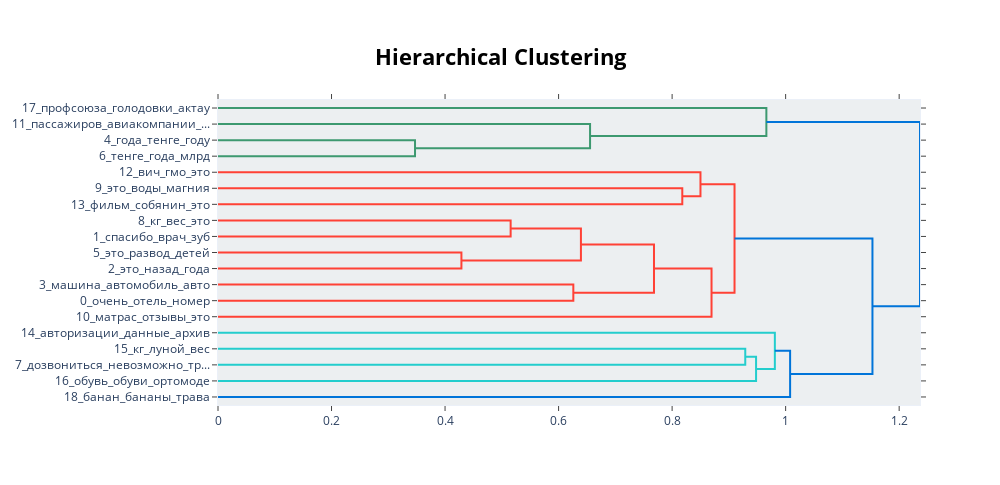

Source (notebook cell):
### Code cell
topic_model.visualize_hierarchy()

### Figure 1 — Plotly figure (JSON) as saved in the notebook; plotly's stock layout.template omitted (floating-point values rounded to 4 significant figures)
{"data": [{"hoverinfo": "text", "marker": {"color": "rgb(61,153,112)"}, "mode": "lines", "type": "scatter", "x": [0, 0.3471, 0.3471, 0], "xaxis": "x", "y": [-25, -25, -35, -35], "yaxis": "y"}, {"hoverinfo": "text", "marker": {"color": "rgb(61,153,112)"}, "mode": "lines", "type": "scatter", "x": [0, 0.6555, 0.6555, 0.3471], "xaxis": "x", "y": [-15, -15, -30, -30], "yaxis": "y"}, {"hoverinfo": "text", "marker": {"color": "rgb(61,153,112)"}, "mode": "lines", "type": "scatter", "x": [0, 0.9661, 0.9661, 0.6555], "xaxis": "x", "y": [-5, -5, -22.5, -22.5], "yaxis": "y"}, {"hoverinfo": "text", "marker": {"color": "rgb(255,65,54)"}, "mode": "lines", "type": "scatter", "x": [0, 0.8179, 0.8179, 0], "xaxis": "x", "y": [-55, -55, -65, -65], "yaxis": "y"}, {"hoverinfo": "text", "marker": {"color": "rgb(255,65,54)"}, "mode": "lines", "type": "scatter", "x": [0, 0.85, 0.85, 0.8179], "xaxis": "x", "y": [-45, -45, -60, -60], "yaxis": "y"}, {"hoverinfo": "text", "marker": {"color": "rgb(255,65,54)"}, "mode": "lines", "type": "scatter", "x": [0, 0.5155, 0.5155, 0], "xaxis": "x", "y": [-75, -75, -85, -85], "yaxis": "y"}, {"hoverinfo": "text", "marker": {"color": "rgb(255,65,54)"}, "mode": "lines", "type": "scatter", "x": [0, 0.4288, 0.4288, 0], "xaxis": "x", "y": [-95, -95, -105, -105], "yaxis": "y"}, {"hoverinfo": "text", "marker": {"color": "rgb(255,65,54)"}, "mode": "lines", "type": "scatter", "x": [0.5155, 0.6394, 0.6394, 0.4288], "xaxis": "x", "y": [-80, -80, -100, -100], "yaxis": "y"}, {"hoverinfo": "text", "marker": {"color": "rgb(255,65,54)"}, "mode": "lines", "type": "scatter", "x": [0, 0.626, 0.626, 0], "xaxis": "x", "y": [-115, -115, -125, -125], "yaxis": "y"}, {"hoverinfo": "text", "marker": {"color": "rgb(255,65,54)"}, "mode": "lines", "type": "scatter", "x": [0.6394, 0.7681, 0.7681, 0.626], "xaxis": "x", "y": [-90, -90, -120, -120], "yaxis": "y"}, {"hoverinfo": "text", "marker": {"color": "rgb(255,65,54)"}, "mode": "lines", "type": "scatter", "x": [0.7681, 0.8695, 0.8695, 0], "xaxis": "x", "y": [-105, -105, -135, -135], "yaxis": "y"}, {"hoverinfo": "text", "marker": {"color": "rgb(255,65,54)"}, "mode": "lines", "type": "scatter", "x": [0.85, 0.91, 0.91, 0.8695], "xaxis": "x", "y": [-52.5, -52.5, -120, -120], "yaxis": "y"}, {"hoverinfo": "text", "marker": {"color": "rgb(35,205,205)"}, "mode": "lines", "type": "scatter", "x": [0, 0.9289, 0.9289, 0], "xaxis": "x", "y": [-155, -155, -165, -165], "yaxis": "y"}, {"hoverinfo": "text", "marker": {"color": "rgb(35,205,205)"}, "mode": "lines", "type": "scatter", "x": [0.9289, 0.9479, 0.9479, 0], "xaxis": "x", "y": [-160, -160, -175, -175], "yaxis": "y"}, {"hoverinfo": "text", "marker": {"color": "rgb(35,205,205)"}, "mode": "lines", "type": "scatter", "x": [0, 0.981, 0.981, 0.9479], "xaxis": "x", "y": [-145, -145, -167.5, -167.5], "yaxis": "y"}, {"hoverinfo": "text", "marker": {"color": "rgb(0,116,217)"}, "mode": "lines", "type": "scatter", "x": [0.981, 1.008, 1.008, 0], "xaxis": "x", "y": [-156.2, -156.2, -185, -185], "yaxis": "y"}, {"hoverinfo": "text", "marker": {"color": "rgb(0,116,217)"}, "mode": "lines", "type": "scatter", "x": [0.91, 1.153, 1.153, 1.008], "xaxis": "x", "y": [-86.25, -86.25, -170.6, -170.6], "yaxis": "y"}, {"hoverinfo": "text", "marker": {"color": "rgb(0,116,217)"}, "mode": "lines", "type": "scatter", "x": [0.9661, 1.237, 1.237, 1.153], "xaxis": "x", "y": [-13.75, -13.75, -128.4, -128.4], "yaxis": "y"}], "layout": {"autosize": false, "height": 485, "hoverlabel": {"bgcolor": "white", "font": {"family": "Rockwell", "size": 16}}, "hovermode": "closest", "plot_bgcolor": "#ECEFF1", "showlegend": false, "title": {"font": {"color": "Black", "size": 22}, "text": "<b>Hierarchical Clustering</b>", "x": 0.5, "xanchor": "center", "yanchor": "top"}, "width": 1000, "xaxis": {"mirror": "allticks", "rangemode": "tozero", "showgrid": false, "showline": true, "showticklabels": true, "ticks": "outside", "type": "linear", "zeroline": false}, "yaxis": {"mirror": "allticks", "range": [-190, 0], "rangemode": "tozero", "showgrid": false, "showline": true, "showticklabels": true, "tickmode": "array", "ticks": "outside", "ticktext": ["17_профсоюза_голодовки_актау", "11_пассажиров_авиакомпании_...", "4_года_тенге_году", "6_тенге_года_млрд", "12_вич_гмо_это", "9_это_воды_магния", "13_фильм_собянин_это", "8_кг_вес_это", "1_спасибо_врач_зуб", "5_это_развод_детей", "2_это_назад_года", "3_машина_автомобиль_авто", "0_очень_отель_номер", "10_матрас_отзывы_это", "14_авторизации_данные_архив", "15_кг_луной_вес", "7_дозвониться_невозможно_тр...", "16_обувь_обуви_ортомоде", "18_банан_бананы_трава"], "tickvals": [-5, -15, -25, -35, -45, -55, -65, -75, -85, -95, -105, -115, -125, -135, -145, -155, -165, -175, -185], "type": "linear", "zeroline": false}}}
